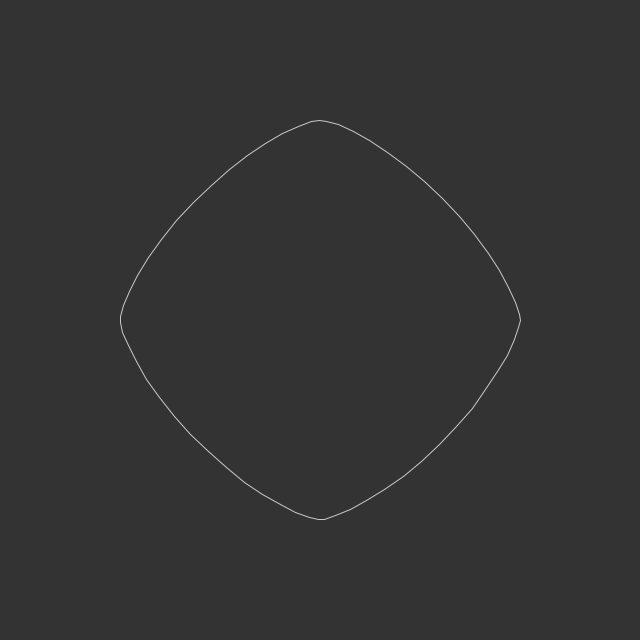
Frame 1 (no input)
Frame 60 (the mouse pressed at the canvas centre just before this capture): identical to frame 1, image omitted
Frame 120 (the mouse held since frame 60 and released just before this capture): identical to frame 1, image omitted

The Processing sketch that drew this single still picture (run headless with seeded random() and noise(); from frame 60 on, the mouse is pressed at the canvas centre):

// Processing sketch: build
// ── build.pde
/*
*	SuperEllipse formulae
* 	step02 --> draw the same circle but 
* 	using the superformule
*/


float a = 200;				
float b = 200;
float n = 1.4;						// slider here ! from 0 to 10, starting at 2, 0.01 increment

//---

void setup() {
	size(640, 640);
	smooth();
}

void draw() {
	background(51);
	translate(width/2, height/2);
	stroke(200);
	noFill();

	// 
	beginShape();
	for (float angle = 0; angle < TWO_PI; angle += 0.1) {

		float na = 2 / n;
		float x = pow(abs(cos(angle)), na) * a * sgn(cos(angle));
		float y = pow(abs(sin(angle)), na) * b * sgn(sin(angle));

		vertex(x, y);
	}
	endShape(CLOSE);
}

// evaluate if any value is positive or negative

float sgn(float val) {

	if(val > 0) {
		return 1;
	} else if (val < 0) {
		return -1;
	} else {
		return 0;
	}

}

//---
